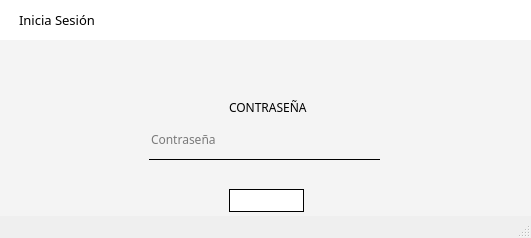
<?xml version="1.0" encoding="UTF-8"?>
<ui version="4.0">
 <class>MainWindow</class>
 <widget class="QMainWindow" name="MainWindow">
  <property name="geometry">
   <rect>
    <x>0</x>
    <y>0</y>
    <width>531</width>
    <height>238</height>
   </rect>
  </property>
  <property name="windowTitle">
   <string>MainWindow</string>
  </property>
  <widget class="QWidget" name="centralwidget">
   <widget class="QWidget" name="widget" native="true">
    <property name="geometry">
     <rect>
      <x>-1</x>
      <y>-1</y>
      <width>551</width>
      <height>341</height>
     </rect>
    </property>
    <property name="styleSheet">
     <string notr="true">background: #f4f4f4;</string>
    </property>
    <widget class="QWidget" name="widget_2" native="true">
     <property name="geometry">
      <rect>
       <x>-10</x>
       <y>0</y>
       <width>551</width>
       <height>41</height>
      </rect>
     </property>
     <property name="styleSheet">
      <string notr="true">background: white;</string>
     </property>
     <widget class="QPushButton" name="closer">
      <property name="geometry">
       <rect>
        <x>480</x>
        <y>10</y>
        <width>75</width>
        <height>23</height>
       </rect>
      </property>
      <property name="cursor">
       <cursorShape>PointingHandCursor</cursorShape>
      </property>
      <property name="styleSheet">
       <string notr="true">border: none;</string>
      </property>
      <property name="text">
       <string/>
      </property>
      <property name="icon">
       <iconset>
        <normaloff>../IMGS/08.png</normaloff>../IMGS/08.png</iconset>
      </property>
      <property name="iconSize">
       <size>
        <width>22</width>
        <height>22</height>
       </size>
      </property>
     </widget>
     <widget class="QLabel" name="label_2">
      <property name="geometry">
       <rect>
        <x>30</x>
        <y>5</y>
        <width>81</width>
        <height>31</height>
       </rect>
      </property>
      <property name="font">
       <font>
        <family>Bahnschrift SemiBold</family>
        <pointsize>10</pointsize>
       </font>
      </property>
      <property name="text">
       <string>Inicia Sesión</string>
      </property>
     </widget>
    </widget>
    <widget class="QLineEdit" name="input_password">
     <property name="geometry">
      <rect>
       <x>150</x>
       <y>120</y>
       <width>231</width>
       <height>41</height>
      </rect>
     </property>
     <property name="font">
      <font>
       <family>Bahnschrift Light</family>
      </font>
     </property>
     <property name="cursor">
      <cursorShape>PointingHandCursor</cursorShape>
     </property>
     <property name="styleSheet">
      <string notr="true">border: none;
border-bottom: 1px solid black;</string>
     </property>
     <property name="echoMode">
      <enum>QLineEdit::Password</enum>
     </property>
     <property name="placeholderText">
      <string>Contraseña</string>
     </property>
    </widget>
    <widget class="QLabel" name="label">
     <property name="geometry">
      <rect>
       <x>230</x>
       <y>100</y>
       <width>91</width>
       <height>16</height>
      </rect>
     </property>
     <property name="font">
      <font>
       <family>Bahnschrift SemiBold</family>
      </font>
     </property>
     <property name="text">
      <string>CONTRASEÑA</string>
     </property>
    </widget>
    <widget class="QPushButton" name="log">
     <property name="geometry">
      <rect>
       <x>230</x>
       <y>190</y>
       <width>75</width>
       <height>23</height>
      </rect>
     </property>
     <property name="cursor">
      <cursorShape>PointingHandCursor</cursorShape>
     </property>
     <property name="styleSheet">
      <string notr="true">border: 1px solid black;
background: white;</string>
     </property>
     <property name="text">
      <string/>
     </property>
     <property name="icon">
      <iconset>
       <normaloff>../IMGS/10.png</normaloff>../IMGS/10.png</iconset>
     </property>
    </widget>
   </widget>
  </widget>
  <widget class="QStatusBar" name="statusbar"/>
 </widget>
 <resources/>
 <connections/>
</ui>
